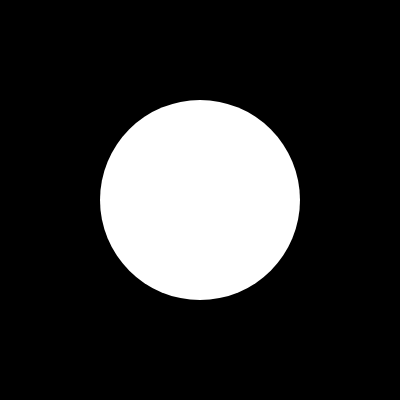
Frame 1 (no input)
Frame 60 (no input): identical to frame 1, image omitted
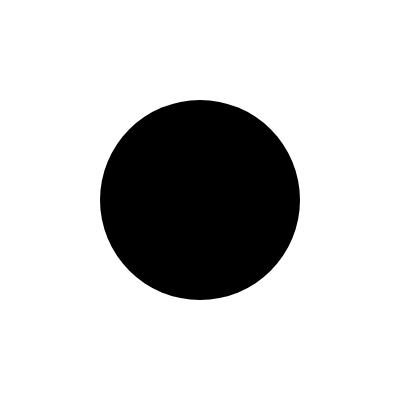
Frame 120 (the mouse pressed at the canvas centre since frame 60)

The p5.js sketch that drew these frames (run headless with seeded random() and noise() and a simulated clock; from frame 60 on, the mouse is pressed at the canvas centre):

// p5.js sketch
// ── sketch.js
let randomValue = undefined;

function setup() {
    createCanvas(400, 400);
}

function draw() {

    randomValue = random(1);

    if (randomValue > 0.5) {
        background(0);
        fill(255);
    } else {
        background(255);
        fill(0);
    }

    noStroke();
    ellipse(width / 2, height / 2, 200, 200);

}

// function mouseClicked() {
//   randomValue = random(1);
//   console.log(randomValue);
// }
